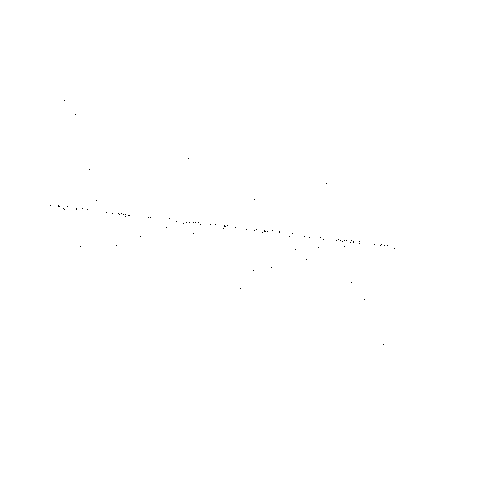
#> input picture points2.bmp, 500 x 500 px
$ python ransac-lab.py
#> lines starting #> are read from the running program, lines starting #| are printed output that depends on the picture; after the words box and inside, x2 and y2 are one past the last pixel; in counts of white or black regions, pixels touching at a corner belong together
import cv2
import numpy as np
import random
import math

def find_black_points(image):
    black_points = []
    for i in range(image.shape[0]):
        for j in range(image.shape[1]):
            if image[i, j] == 0:
                black_points.append((j, i))
    return black_points

def calculate_ransac_parameters(q, t, p, points):
    N = int(math.log(1.0 - p) / math.log(1.0 - q*q))
    T = int(q * len(points))
    return N, T

def ransac_line_fitting(points, t, N, T):
    best_line = (0.0, 0.0, 0.0)  # (a, b, c)
    best_inlier_count = 0

    for _ in range(N):
        random_index1 = random.randint(0, len(points) - 1)
        random_index2 = random.randint(0, len(points) - 1)

        while random_index1 == random_index2:
            random_index2 = random.randint(0, len(points) - 1)

        p1 = points[random_index1]
        p2 = points[random_index2]

        a = p1[1] - p2[1]
        b = p2[0] - p1[0]
        c = p1[0] * p2[1] - p2[0] * p1[1]

        inlier_count = 0

        for point in points:
            distance = abs(a * point[0] + b * point[1] + c) / math.sqrt(a * a + b * b)
            if distance < t:
                inlier_count += 1

        if inlier_count > best_inlier_count:
            best_line = (a, b, c)
            best_inlier_count = inlier_count

        if best_inlier_count >= T:
            break

    return best_line

def draw_optimal_line(image, a, b, c):
    result_image = np.ones_like(image) * 255

    # Draw the black points
    for i in range(image.shape[0]):
        for j in range(image.shape[1]):
            if image[i, j] == 0:
                result_image[i, j] = 0

    # Draw the horizontal line
    if abs(b) >= abs(a):
        y1 = int(-c / b)
        y2 = int((-c - a * image.shape[1]) / b)
        cv2.line(result_image, (0, y1), (image.shape[1], y2), 0, 2)
    # Draw the vertical line
    else:
        x1 = int(-c / a)
        x2 = int((-c - b * image.shape[0]) / a)
        cv2.line(result_image, (x1, 0), (x2, image.shape[0]), 0, 2)

    return result_image

def main():
    file_path = "./points2.bmp"

    image = cv2.imread(file_path, cv2.IMREAD_GRAYSCALE)
#> image: shape (500, 500); 100% white; black in thin lines or dots, all inside (x1, y1, x2, y2) = (50, 100, 395, 345)
    points = find_black_points(image)
#> points = 97 pairs, first value 50 to 394, second value 100 to 344

    q = 0.3
    t = 10.0
    p = 0.99

    N, T = calculate_ransac_parameters(q, t, p, points)
#> in calculate_ransac_parameters, `T = int(q * len(points))`: T = 29
#> N = 48; T = 29
    print("N =", N)
#| N = 48
    print("T =", T)
#| T = 29

    a, b, c = ransac_line_fitting(points, t, N, T)
#> the loop in ransac_line_fitting, `for _ in range(N):` made 1 pass
#> (random_index1, p1, p2, a, b, c) on pass 1: (49, (256, 229), (264, 231), -2, 8, -1320)
#> after the loop in ransac_line_fitting, `for _ in range(N):`: best_inlier_count = 36
#> a = -2; b = 8; c = -1320
    print("a =", a)
#| a = -2
    print("b =", b)
#| b = 8
    print("c =", c)
#| c = -1320

    result_image = draw_optimal_line(image, a, b, c)
#> in draw_optimal_line, `y1 = int(-c / b)`: y1 = 165
#> in draw_optimal_line, `y2 = int((-c - a * image.shape[1]) / b)`: y2 = 290
#> in draw_optimal_line, `cv2.line(result_image, (0, y1), (image.shape[1], y2), 0, 2)`:
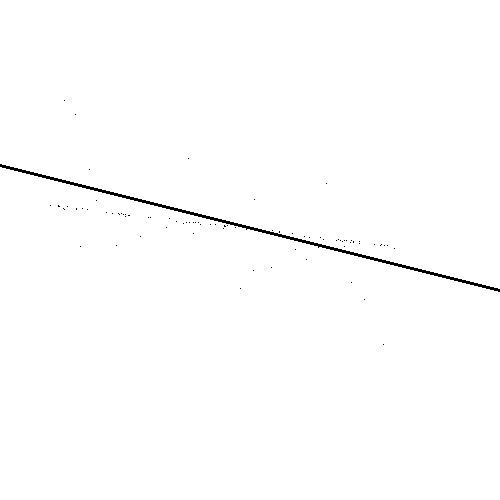
#> result_image: shape (500, 500); 99.4% white; 77 black regions (76 under 20 px), largest, box (x1, y1, x2, y2) and area: (0, 164, 500, 292) 1502

    cv2.imshow("RANSAC Line Fitting", result_image)
    cv2.waitKey(0)
    cv2.destroyAllWindows()

if __name__ == "__main__":
    main()

$ run again, with letters.bmp copied over points2.bmp
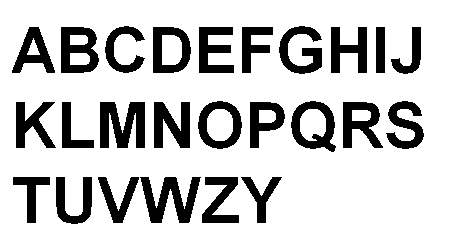
#> input picture letters.bmp, 462 x 245 px
#> image: shape (245, 462); 79.8% white; 25 black regions, largest, box (x1, y1, x2, y2) and area: (100, 102, 145, 148) 1491, (140, 177, 201, 223) 1428, (61, 27, 99, 73) 1167
#> points = 22862 items
#> in calculate_ransac_parameters, `T = int(q * len(points))`: T = 6858
#> in main, `N, T = calculate_ransac_parameters(q, t, p, points)`: N = 48; T = 6858
#| N = 48
#| T = 6858
#> the loop in ransac_line_fitting, `for _ in range(N):` made 48 passes
#> (random_index1, p1, p2, a, b, c) on passes 1 to 8: (12623, (240, 122), (361, 127), -5, 121, -13562), (1326, (413, 32), (216, 72), -40, -197, 22824), (16753, (320, 143), (419, 139), 4, 99, -15437), (13268, (202, 125), (140, 108), 17, -62, 4316), (15617, (137, 138), (277, 117), 21, 140, -22197), (19116, (272, 186), (209, 66), 120, -63, -20922), (16537, (325, 142), (267, 51), 91, -58, -21339), (9235, (139, 105), (306, 51), 54, 167, -25041)
#> after the loop in ransac_line_fitting, `for _ in range(N):`: best_inlier_count = 3928
#> in main, `a, b, c = ransac_line_fitting(points, t, N, T)`: a = -14; b = -235; c = 32146
#| a = -14
#| b = -235
#| c = 32146
#> y1 = 136
#> y2 = 109
#> in draw_optimal_line, `cv2.line(result_image, (0, y1), (image.shape[1], y2), 0, 2)`:
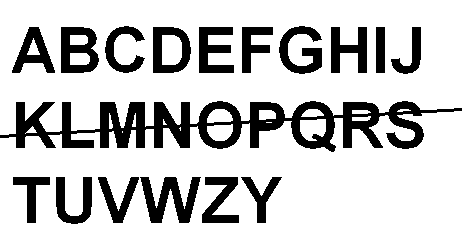
#> result_image: shape (245, 462); 79% white; 17 black regions, largest, box (x1, y1, x2, y2) and area: (0, 101, 462, 152) 9944, (140, 177, 201, 223) 1428, (61, 27, 99, 73) 1167
